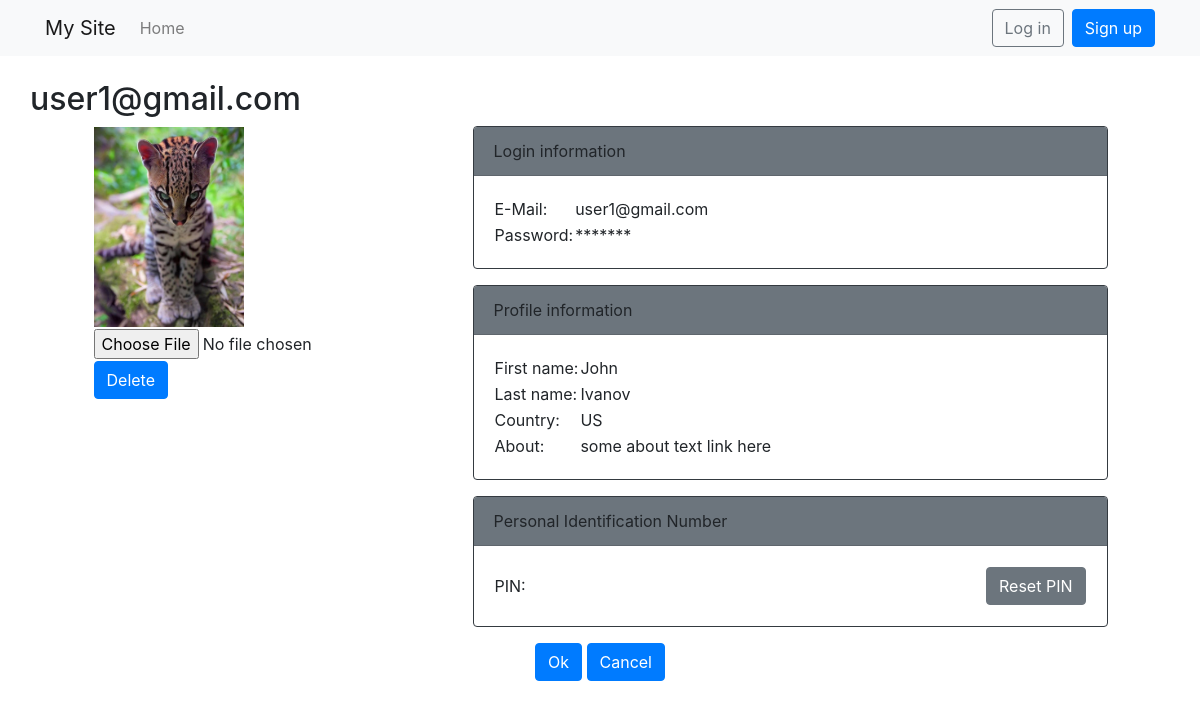
The app's page /profile/2/ with its own data.
### users/models.py (models this page shows, shortened)
class CustomUser(AbstractBaseUser, PermissionsMixin):
    url_height = models.PositiveIntegerField(null=True)
    url_width = models.PositiveIntegerField(null=True)
    first_name = models.CharField("user's first name", max_length=30)
    last_name = models.CharField("user's last name", max_length=30)
    photo = models.ImageField(default="usernophoto.jpg", width_field='url_width', height_field='url_height', upload_to='user_photos',
                              null=True, blank=True)
    email = models.EmailField(_('email address'), unique=True)
    country = models.CharField(max_length=300, choices=(
        ('US', 'United States'),
        ('FR', 'France'),
        ('CN', 'China'),
        ('RU', 'Russia'),
        ('IT', 'Italy')
    )
                               )
    about = models.TextField(verbose_name='about', null=True, blank=True, max_length=300)
    pincode = models.CharField(max_length=4,blank=True)
    role = models.CharField(max_length=300, choices=(
        ('A', 'Admin'),
        ('E', 'Expert'),
        ('C', 'Competitor'),
        ('N', 'No role'),
    )
                            ,default=('N', 'No role'))
    event = models.ForeignKey(Event, on_delete=models.SET_NULL,null=True, blank=True)
    is_staff = models.BooleanField(default=False)
    is_active = models.BooleanField(default=True)
    date_joined = models.DateTimeField(default=timezone.now)
    USERNAME_FIELD = 'email'
    EMAIL_FIELD = 'email'
    REQUIRED_FIELDS = ['first_name', 'last_name']
    objects = CustomUserManager()
    class Meta():
        ordering = ['date_joined']

### users/views.py (the view)
# urls.py: path('profile/<int:pk>/', views.ProfileView.as_view(), name='profile'),
class ProfileView(generic.UpdateView):
    model = CustomUser
    form_class = CustomUserChangeForm
    success_url = reverse_lazy('home')
    template_name = 'registration/profile.html'

### users/forms.py
class CustomUserChangeForm(UserChangeForm):
    class Meta:
        model = CustomUser
        fields = ['first_name', 'last_name', 'country', 'photo', 'about']

### templates/registration/profile.html (shortened to what this page needs)
{% extends 'base.html' %}
{% load static %}
{% block content %}
    <div class="row">
        <h2> {{ form.instance.email }}</h2>
    </div>
              <form method="post" enctype="multipart/form-data">
<div class="row justify-content-center">
    <div class="col-4">
    <table>
        <tr><td>
        {% if form.instance.photo %}
            <img class="photo" src="{% static form.instance.photo.url %}" width=150, height=200 border=3>
        {% else %}
            <img class="photo" src="{% static '/images/usernophoto.jpg' %}" width=150, height=200 border=2>
        {% endif %}
        </td></tr>
            <tr><td>
        <input type="file" name="photo" accept="image/*" id="id_photo">
            </td></tr>
        <tr><td>
            <button type="button" name="photo-clear" id="photo-clear_id" class="btn btn-primary">Delete</button>
            </td>
    </table>
      </div>
    <div class="col-7">
                  <div class="card border-dark mb-3">
                      <div class="card-header bg-secondary ">Login information</div>
                        <div class="card-body">
                      <table>
                          <tr>
                              <td>E-Mail:</td>
                              <td>{{ form.instance.email }}</td>
                          </tr>
                          <tr>
                              <td>Password:</td>
                              <td>*******</td>
                          </tr>
                      </table>
                        </div>
                  </div>
                          <div class="card border-dark mb-3">
                              <div class="card-header bg-secondary">Profile information</div>
                              <div class="card-body">
                              <table>
                          <tr>
                              <td>First name:</td>
                              <td>{{ form.instance.first_name }}</td>
                          </tr>
                          <tr>
                              <td>Last name:</td>
                              <td>{{ form.instance.last_name }}</td>
                          </tr>
                          <tr>
                              <td>Country:</td>
                              <td>{{ form.instance.country }}</td>
                          </tr>
                          <tr>
                              <td>About:</td>
                              <td>{{ form.instance.about }}</td>
                          </tr>
                      </table>
                  </div>
                          </div>
                                 <div class="card border-dark mb-3">
                                     <div class="card-header bg-secondary" >Personal Identification Number</div>
                                     <div class="card-body">
                      <table>
                          <tr>
                              <td>PIN:</td>
                              <td width="100%" align="right"><a href="{% url 'pin' form.instance.id %}" class="btn btn-secondary">
                                  {% if form.instance.pincode %}
                                  Reset PIN
                                  {% else %}
                                  Set PIN
                                  {% endif %}
                              </a></td>
                          </tr>
                      </table>
                                     </div>
                                 </div>
                  </div>
            <div>
            <a href="{% url 'home' %}" class="btn btn-primary">Ok</a>
            <a href="{% url 'home' %}" class="btn btn-primary">Cancel</a>
            </div>
        </div>
  </div>
{% endblock %}

### records on screen
CustomUser: instance.email "user1@gmail.com", photo (picture), instance.first_name "John", instance.last_name "Ivanov", instance.country "US", instance.about "some about text link here"
